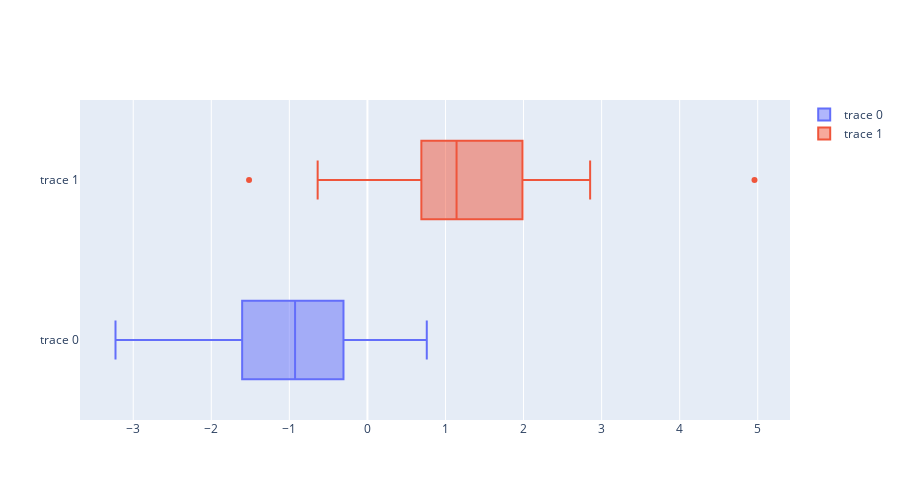

The notebook cell this image was saved under:
### Code cell
fig = go.Figure()
fig.add_trace(go.Box(x=y0))
fig.add_trace(go.Box(x=y1))

fig.update_layout(height = 500)
fig.show()
